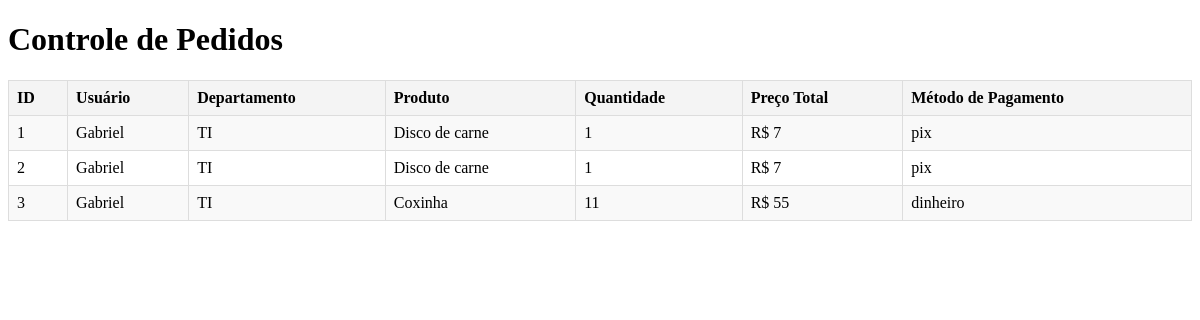
The page /controle_pedidos.php on the database its author committed.
### tables this page shows
CREATE TABLE pedidos (
    id INTEGER PRIMARY KEY AUTOINCREMENT,
    nome TEXT NOT NULL,
    departamento TEXT NOT NULL,
    produto TEXT NOT NULL,
    quantidade INTEGER NOT NULL,
    preco_total REAL NOT NULL,
    metodo_pagamento TEXT NOT NULL 
);

### controle_pedidos.php (the view, shortened to what this page needs)
<?php
include 'banco.php';
?>
<!DOCTYPE html>
<html lang="pt-BR">
<head>
</head>
<body>
    <div class="container">
        <h1>Controle de Pedidos</h1>
        <table border="1">
    <tr>
        <th>ID</th>
        <th>Usuário</th>
        <th>Departamento</th>
        <th>Produto</th>
        <th>Quantidade</th>
        <th>Preço Total</th>
        <th>Método de Pagamento</th>
    </tr>
    <?php
    $stmt = $pdo->query("SELECT * FROM pedidos");
    while ($pedido = $stmt->fetch(PDO::FETCH_ASSOC)) {
        echo "<tr>
                <td>{$pedido['id']}</td>
                <td>{$pedido['nome']}</td>
                <td>{$pedido['departamento']}</td>
                <td>{$pedido['produto']}</td>
                <td>{$pedido['quantidade']}</td>
                <td>R$ {$pedido['preco_total']}</td>
                <td>{$pedido['metodo_pagamento']}</td>
              </tr>";
    }
    ?>
</table>
    </div>
</body>
</html>

### controle_pedidos.php (style rules this page uses)
table { width: 100%; border-collapse: collapse; }
th, td { border: 1px solid #ddd; padding: 8px; }
th { background-color: #f4f4f4; text-align: left; }
tr:nth-child(even) { background-color: #f9f9f9; }

### rows shown on the page
pedidos: id "1", nome "Gabriel", departamento "TI", produto "Disco de carne", quantidade "1", preco_total "7", metodo_pagamento "pix"
pedidos: id "2", nome "Gabriel", departamento "TI", produto "Disco de carne", quantidade "1", preco_total "7", metodo_pagamento "pix"
pedidos: id "3", nome "Gabriel", departamento "TI", produto "Coxinha", quantidade "11", preco_total "55", metodo_pagamento "dinheiro"
